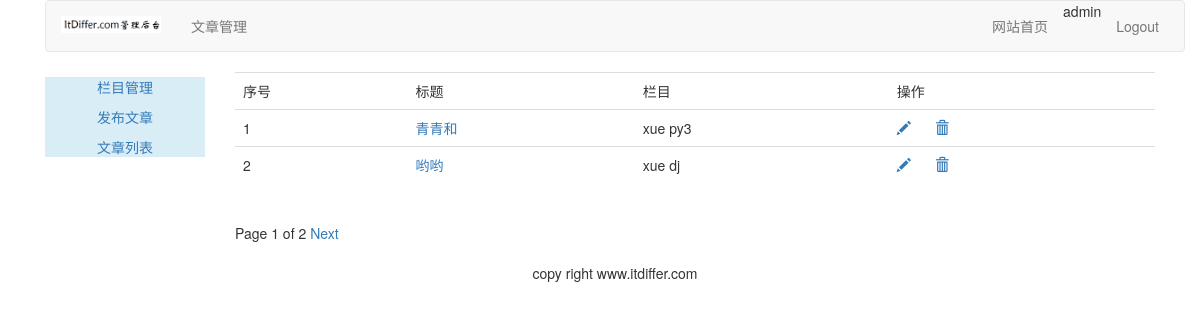
Page /article/article-list/ (signed in) on the committed database.
### article/models.py (models this page shows, shortened)
class ArticlePost(models.Model):
    author = models.ForeignKey(User, on_delete=models.CASCADE, related_name="article")
    title = models.CharField(max_length=200)
    slug = models.SlugField(max_length=500)
    column = models.ForeignKey(ArticleColumn, on_delete=models.CASCADE,related_name="article_column")
    body = models.TextField()
    created = models.DateTimeField(default=timezone.now)
    updated = models.DateTimeField(auto_now=True)
    users_like = models.ManyToManyField(User, related_name="articles_like", blank=True)
    class Meta:
        ordering = ("-updated",)
        index_together = (('id', 'slug'),)
    def get_absolute_url(self):
        return reverse("article:article_detail", args=[self.id, self.slug])

class ArticleColumn(models.Model):
    user = models.ForeignKey(User, on_delete=models.CASCADE,related_name='article_column')
    column = models.CharField(max_length=200)
    created = models.DateField(auto_now_add=True)
    def __str__(self):
        return self.column

### article/views.py (the view)
# urls.py: path('article-list/', views.article_list, name="article_list"),
@login_required(login_url='/account/login')
def article_list(request):
    articles_list = ArticlePost.objects.filter(author=request.user)
    paginator = Paginator(articles_list, 2)
    page = request.GET.get('page')
    try:
        current_page = paginator.page(page)
        articles = current_page.object_list
    except PageNotAnInteger:
        current_page = paginator.page(1)
        articles = current_page.object_list
    except EmptyPage:
        current_page = paginator.page(paginator.num_pages)
        articles = current_page.object_list
    return render(request, "article/column/article_list.html",{"articles":articles, "page": current_page})

### templates/article/column/article_list.html (shortened to what this page needs)
{% extends "article/base.html" %}
{% load static %}
{% block content %}
<div>
    <table class="table table-hover">
        <tr>
            <td>序号</td>
            <td>标题</td>
            <td>栏目</td>
            <td>操作</td>
        </tr>
        {% for article in articles %}
        <tr id={{ article.id }}>
            <td>{{ forloop.counter }}</td>
            <td><a href="{{ article.get_absolute_url }}">{{ article.title }}</a></td>
            <td>{{ article.column }}</td>
            <td>
                <a name="edit" href="{% url 'article:redit_article' article.id %}"><span class="glyphicon glyphicon-pencil"></span></a>
                <a nane="delete" href="javascript:" onclick="del_article(this, {{ article.id }})"><span class="glyphicon glyphicon-trash" style="margin-left:20px;"></span></a>
            </td>
        </tr>
        {% endfor %}
    </table>
    {% include "paginator.html" %}
</div>
{% endblock %}

### templates/article/header.html (shortened to what this page needs)
{% load static %}
<div class="container">
    <nav class="navbar navbar-default" role="navigation">
        <div class="navbar-header">
            <a class="navbar-brand" href="http://www.itdiffer.com">
                <img width="100px" src="{% static 'images/backlogo.png' %}">
            </a>
        </div>
        <div>
            <ul class="nav navbar-nav" role="tablist">
                <li><a href="{% url 'article:article_column' %}">文章管理</a></li>
            </ul>
            <ul class="nav navbar-nav navbar-right" style="margin-right:10px">
                <li><a href="{% url 'blog:blog_title' %}">网站首页</a></li>
                <li><span>{{ user.username }}</li>
                <li><a href="{% url 'account:user_logout' %}">Logout</a></li>
            </ul>
        </div>
    </nav>
</div>

### rows in the picture
ArticlePost: title "青青和", column "xue py3"
ArticlePost: title "哟哟", column "xue dj"

### other values in the picture
{{ user.username }} "admin"
{{ page.number }} "1"
{{ page.paginator.num_pages }} "2"
